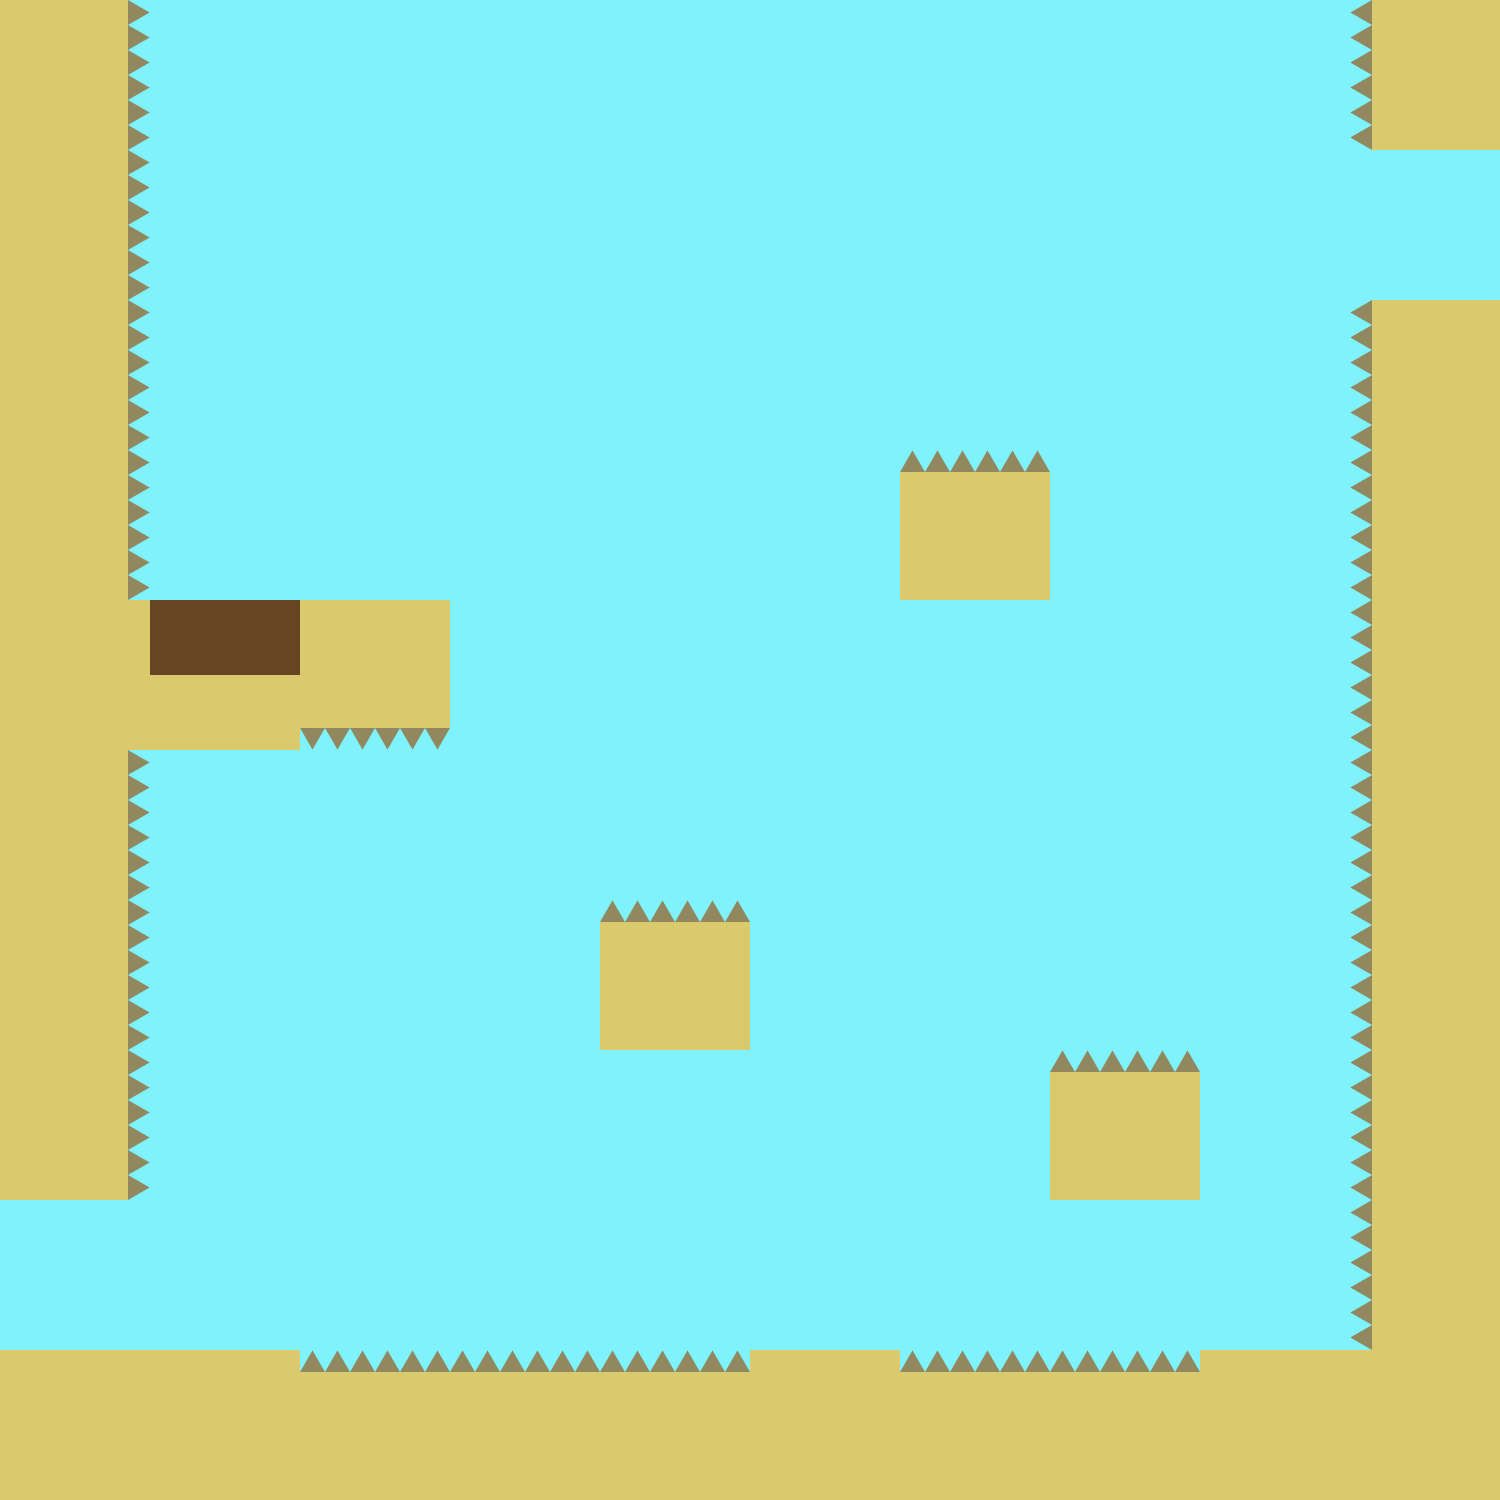

This game map was drawn from its Tiled (.tmx) file and the tilesets committed beside it. A one-line description and the full map source follow:
An orthogonal 10x10 tile map with 150x150 px tiles, 1 tile layer (Слой тайлов 1) and 96 objects (24x damage, 14x unstick, finish, trans1, trans2, ...).

<map version="1.4" tiledversion="1.4.1" orientation="orthogonal" renderorder="left-up" width="10" height="10" tilewidth="150" tileheight="150" infinite="0" nextlayerid="7" nextobjectid="118">
 <tileset firstgid="1" name="map3" tilewidth="150" tileheight="150" tilecount="24" columns="6">
  <image source="../images/map3.png" width="900" height="600" />
 </tileset>
 <layer id="1" name="Слой тайлов 1" width="10" height="10">
  <data encoding="csv">
19,13,13,13,13,13,13,13,13,20,
19,13,13,13,13,13,13,13,13,13,
19,13,13,13,13,13,13,13,13,20,
19,13,13,13,13,13,22,13,13,20,
16,2,21,13,13,13,13,13,13,20,
19,13,13,13,13,13,13,13,13,20,
19,13,13,13,22,13,13,13,13,20,
19,13,13,13,13,13,13,22,13,20,
13,13,13,13,13,13,13,13,13,20,
16,16,22,22,22,16,22,22,16,16
</data>
 </layer>
 <objectgroup id="2" name="static_body">
  <object id="1" x="0" y="0" width="150" height="150" />
  <object id="2" x="0" y="150" width="150" height="150" />
  <object id="3" x="0" y="300" width="150" height="150" />
  <object id="4" x="0" y="450" width="150" height="150" />
  <object id="5" x="0" y="600" width="150" height="150" />
  <object id="6" x="0" y="750" width="150" height="150" />
  <object id="7" x="0" y="900" width="150" height="150" />
  <object id="8" x="0" y="1050" width="150" height="150" />
  <object id="10" x="0" y="1350" width="150" height="150" />
  <object id="11" x="150" y="1350" width="150" height="150" />
  <object id="12" x="300" y="1350" width="150" height="150" />
  <object id="13" x="450" y="1350" width="150" height="150" />
  <object id="14" x="600" y="1350" width="150" height="150" />
  <object id="15" x="750" y="1350" width="150" height="150" />
  <object id="16" x="900" y="1350" width="150" height="150" />
  <object id="17" x="1050" y="1350" width="150" height="150" />
  <object id="18" x="1200" y="1350" width="150" height="150" />
  <object id="19" x="1350" y="1350" width="150" height="150" />
  <object id="20" x="1350" y="0" width="150" height="150" />
  <object id="21" x="1350" y="300" width="150" height="150" />
  <object id="22" x="1350" y="450" width="150" height="150" />
  <object id="23" x="1350" y="600" width="150" height="150" />
  <object id="24" x="1350" y="750" width="150" height="150" />
  <object id="25" x="1350" y="900" width="150" height="150" />
  <object id="26" x="1350" y="1050" width="150" height="150" />
  <object id="27" x="1350" y="1200" width="150" height="150" />
  <object id="28" x="600" y="900" width="150" height="150" />
  <object id="29" x="900" y="450" width="150" height="150" />
  <object id="30" x="1050" y="1050" width="150" height="150" />
  <object id="31" x="300" y="600" width="150" height="150" />
  <object id="32" x="150" y="675" width="150" height="75" />
  <object id="66" x="0" y="-150" width="150" height="150" />
  <object id="67" x="150" y="-300" width="150" height="150" />
  <object id="71" x="-150" y="1050" width="150" height="150" />
  <object id="72" x="-300" y="1200" width="150" height="150" />
  <object id="73" x="-150" y="1350" width="150" height="150" />
  <object id="75" x="1500" y="0" width="150" height="150" />
  <object id="76" x="1500" y="300" width="150" height="150" />
  <object id="77" x="1350" y="-150" width="150" height="150" />
  <object id="91" x="0" y="-300" width="150" height="150" />
  <object id="92" x="300" y="-300" width="150" height="150" />
  <object id="93" x="450" y="-300" width="150" height="150" />
  <object id="94" x="600" y="-300" width="150" height="150" />
  <object id="95" x="750" y="-300" width="150" height="150" />
  <object id="96" x="900" y="-300" width="150" height="150" />
  <object id="97" x="1050" y="-300" width="150" height="150" />
  <object id="98" x="1200" y="-300" width="150" height="150" />
  <object id="99" x="1350" y="-300" width="150" height="150" />
  <object id="100" x="-300" y="1350" width="150" height="150" />
  <object id="101" x="-300" y="1050" width="150" height="150" />
  <object id="102" x="1650" y="0" width="150" height="150" />
  <object id="103" x="1650" y="150" width="150" height="150" />
  <object id="104" x="1650" y="300" width="150" height="150" />
 </objectgroup>
 <objectgroup id="4" name="checkpoint">
  <object id="78" x="-150" y="1200" width="150" height="150" />
  <object id="79" name="finish" x="1500" y="150" width="150" height="150" />
 </objectgroup>
 <objectgroup id="5" name="room_transition">
  <object id="114" name="trans1" x="1500" y="150" width="150" height="150" />
  <object id="117" name="trans2" x="-150" y="1200" width="150" height="150" />
 </objectgroup>
 <objectgroup id="3" name="dirt_circumstances">
  <object id="34" name="damage" x="1345" y="0" width="5" height="150" />
  <object id="35" name="damage" x="1345" y="300" width="5" height="150" />
  <object id="36" name="damage" x="1345" y="450" width="5" height="150" />
  <object id="37" name="damage" x="1345" y="600" width="5" height="150" />
  <object id="38" name="damage" x="1345" y="750" width="5" height="150" />
  <object id="39" name="damage" x="1345" y="900" width="5" height="150" />
  <object id="40" name="damage" x="1345" y="1050" width="5" height="150" />
  <object id="41" name="damage" x="1345" y="1200" width="5" height="150" />
  <object id="46" name="damage" x="600" y="895" width="150" height="5" />
  <object id="47" name="damage" x="1050" y="1045" width="150" height="5" />
  <object id="49" name="damage" x="300" y="1345" width="150" height="5" />
  <object id="50" name="damage" x="450" y="1345" width="150" height="5" />
  <object id="51" name="damage" x="600" y="1345" width="150" height="5" />
  <object id="52" name="damage" x="900" y="1345" width="150" height="5" />
  <object id="53" name="damage" x="1050" y="1345" width="150" height="5" />
  <object id="54" name="damage" x="150" y="450" width="5" height="150" />
  <object id="55" name="damage" x="150" y="300" width="5" height="150" />
  <object id="56" name="damage" x="150" y="150" width="5" height="150" />
  <object id="57" name="damage" x="150" y="0" width="5" height="150" />
  <object id="58" name="damage" x="150" y="750" width="5" height="150" />
  <object id="59" name="damage" x="150" y="900" width="5" height="150" />
  <object id="60" name="damage" x="150" y="1050" width="5" height="150" />
  <object id="61" name="replenish" x="150" y="600" width="150" height="75" />
  <object id="80" name="unstick" x="1340" y="-150" width="10" height="150" />
  <object id="82" name="unstick" x="1200" y="-150" width="150" height="10" />
  <object id="83" name="unstick" x="1050" y="-150" width="150" height="10" />
  <object id="84" name="unstick" x="900" y="-150" width="150" height="10" />
  <object id="85" name="unstick" x="750" y="-150" width="150" height="10" />
  <object id="86" name="unstick" x="600" y="-150" width="150" height="10" />
  <object id="87" name="unstick" x="150" y="-150" width="150" height="10" />
  <object id="88" name="unstick" x="300" y="-150" width="150" height="10" />
  <object id="89" name="unstick" x="450" y="-150" width="150" height="10" />
  <object id="90" name="unstick" x="150" y="-150" width="10" height="150" />
  <object id="105" name="unstick" x="-150" y="1200" width="10" height="150" />
  <object id="106" name="unstick" x="-150" y="1200" width="150" height="10" />
  <object id="111" name="unstick" x="1640" y="150" width="10" height="150" />
  <object id="112" name="unstick" x="1500" y="150" width="150" height="10" />
  <object id="115" name="damage" x="300" y="750" width="150" height="5" />
  <object id="116" name="damage" x="900" y="445" width="150" height="5" />
 </objectgroup>
</map>
